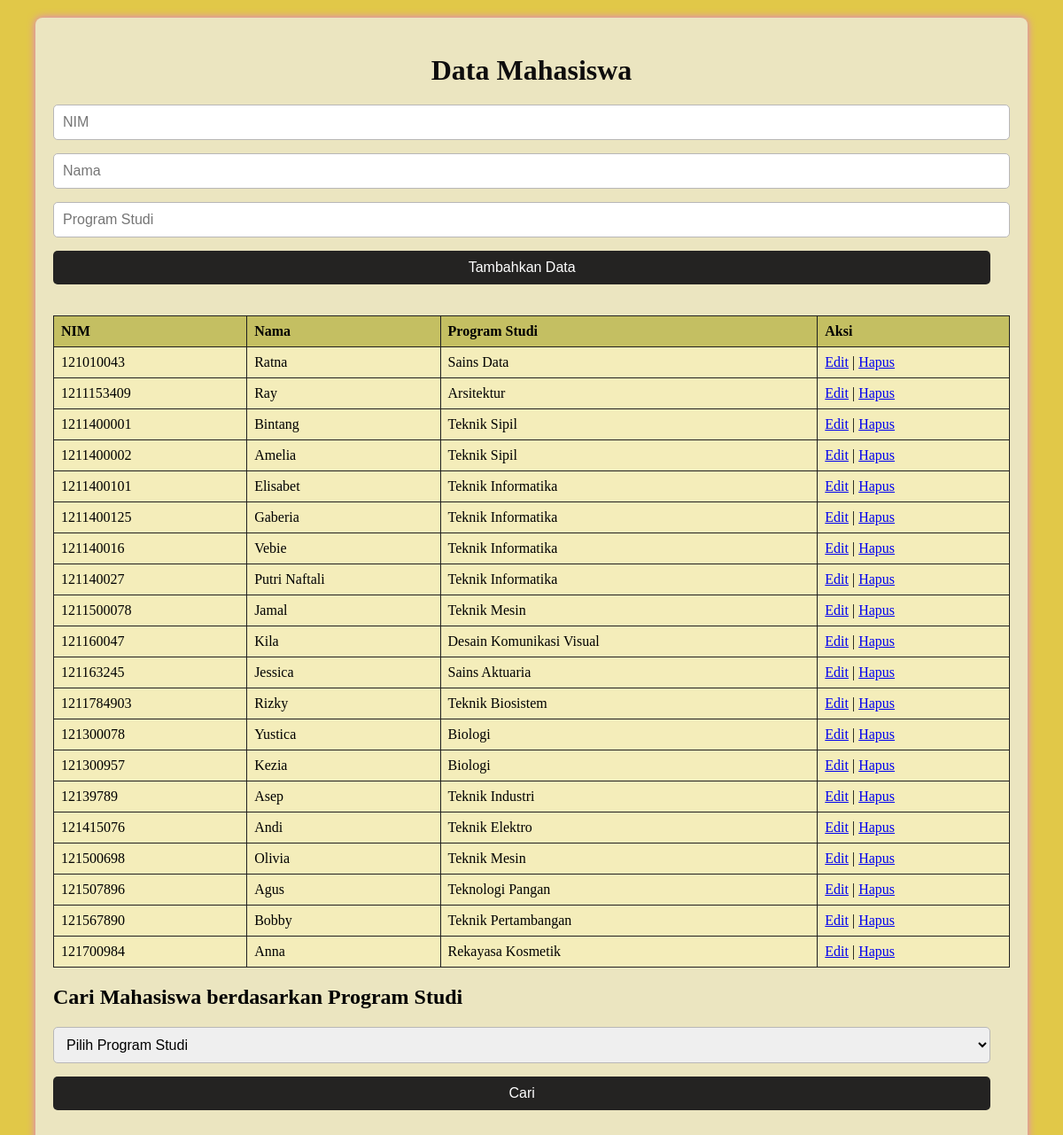
The page / on the database its author committed.
### tables this page shows
CREATE TABLE `datamhs` (
  `nim` varchar(20) NOT NULL,
  `nama` varchar(100) NOT NULL,
  `prodi` varchar(50) NOT NULL
);

### index.php (the view, shortened to what this page needs)
<!DOCTYPE html>
<html lang="en">
<head>
    <link rel="stylesheet" href="style7.css">
</head>
<body>
    <div class="bingkai">
        <h1>Data Mahasiswa</h1>
        <form action="" method="post">
            <input type="text" name="nim" placeholder="NIM" required>
            <input type="text" name="nama" placeholder="Nama" required>
            <input type="text" name="prodi" placeholder="Program Studi" required>
            <button type="submit" name="tambah">Tambahkan Data</button>
        </form>
            <?php
            $host = "localhost";
            $username = "root";
            $password = "";
            $database = "tugasdatamahasiswa";
            $koneksi = new mysqli($host, $username, $password, $database);
            ?>
        <?php
        $query_tampilkan = "SELECT * FROM datamhs";
        $result = $koneksi->query($query_tampilkan);
        if ($result->num_rows > 0) {
            echo "<table border='1'>";
            echo "<tr><th>NIM</th><th>Nama</th><th>Program Studi</th><th>Aksi</th></tr>";
            while ($row = $result->fetch_assoc()) {
                echo "<tr>";
                echo "<td>".$row['nim']."</td>";
                echo "<td>".$row['nama']."</td>";
                echo "<td>".$row['prodi']."</td>";
                echo "<td><a href='editdata.php?nim=".$row['nim']."'>Edit</a> | <a href='hapusdata.php?nim=".$row['nim']."'>Hapus</a></td>";
                echo "</tr>";
            }
            echo "</table>";
        } else {
            echo "<p>Tidak ada data mahasiswa.</p>";
        }
        ?>
        <h2>Cari Mahasiswa berdasarkan Program Studi</h2>
        <form action="" method="get">
            <select name="prodi">
                <option value="">Pilih Program Studi</option>
            </select>
            <button type="submit" name="cari">Cari</button>
        </form>
    </div>
</body>
</html>

### style7.css (style rules this page uses)
body { font-family: 'Times New Roman', Times, serif; margin: 0; padding: 0; background-color: rgb(225, 200, 72); }
.bingkai { margin: 20px auto; justify-content: center; width: 90%; background-color: rgb(235, 229, 192); padding: 20px; border-radius: 8px; box-shadow: 0 0 10px rgb(224, 118, 224); }
h1 { text-align: center; margin-bottom: 20px; color: #0e0d0d; }
form { margin-bottom: 20px; }
input[type="text"], select, button { padding: 10px; margin-bottom: 15px; width: 98%; border-radius: 5px; border: 1px solid #b8b7b7; font-size: 16px; }
button { background-color: rgb(36, 35, 34); color: white; border: none; cursor: pointer; }
table { width: 100%; border-collapse: collapse; margin-bottom: 20px; }
table th, table td { border: 1px solid rgb(32, 32, 32); background-color: rgb(244, 237, 186); padding: 8px; text-align: left; }
table th { background-color: rgb(196, 191, 98); }

### rows shown on the page
datamhs: nim "121010043", nama "Ratna", prodi "Sains Data"
datamhs: nim "1211153409", nama "Ray", prodi "Arsitektur"
datamhs: nim "1211400001", nama "Bintang", prodi "Teknik Sipil"
datamhs: nim "1211400002", nama "Amelia", prodi "Teknik Sipil"
datamhs: nim "1211400101", nama "Elisabet", prodi "Teknik Informatika"
datamhs: nim "1211400125", nama "Gaberia", prodi "Teknik Informatika"
datamhs: nim "121140016", nama "Vebie", prodi "Teknik Informatika"
datamhs: nim "121140027", nama "Putri Naftali", prodi "Teknik Informatika"
datamhs: nim "1211500078", nama "Jamal", prodi "Teknik Mesin"
datamhs: nim "121160047", nama "Kila", prodi "Desain Komunikasi Visual"
datamhs: nim "121163245", nama "Jessica", prodi "Sains Aktuaria"
datamhs: nim "1211784903", nama "Rizky", prodi "Teknik Biosistem"
datamhs: nim "121300078", nama "Yustica", prodi "Biologi"
datamhs: nim "121300957", nama "Kezia", prodi "Biologi"
datamhs: nim "12139789", nama "Asep", prodi "Teknik Industri"
datamhs: nim "121415076", nama "Andi", prodi "Teknik Elektro"
datamhs: nim "121500698", nama "Olivia", prodi "Teknik Mesin"
datamhs: nim "121507896", nama "Agus", prodi "Teknologi Pangan"
datamhs: nim "121567890", nama "Bobby", prodi "Teknik Pertambangan"
datamhs: nim "121700984", nama "Anna", prodi "Rekayasa Kosmetik"
